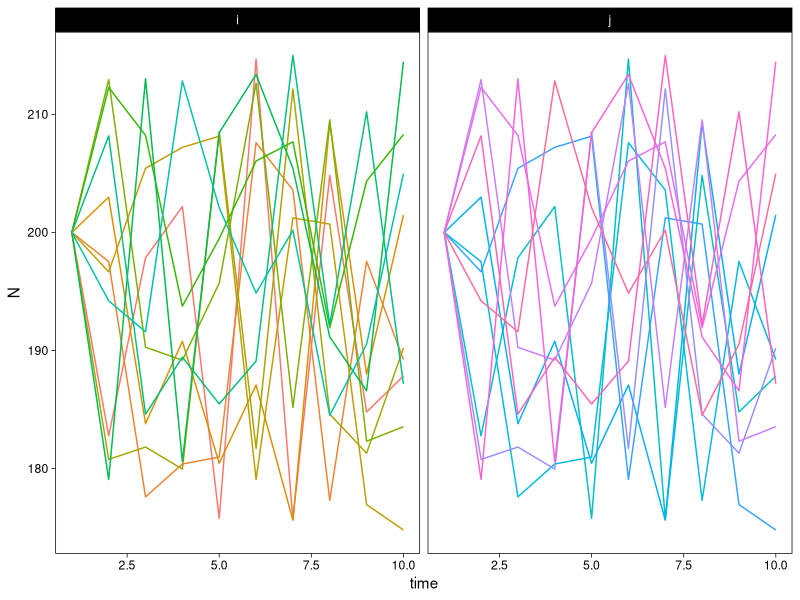

Here is the R script that generated this plot: (Note: this script raises an error after producing the figure.)
# Script to simulate population size over time for multiple paired populations 
# that are interacting together

# Interaction coefficient is constant through time
# All populations have the same "true" growth rate
# Observation error is added to the growth rate (varies randomly through time)
# Process error is added to the current population size (varies randomly thorugh time)

# load packages
require(tidyverse)
# set ggplot theme
theme_set(theme_linedraw() + theme(panel.grid = element_blank()))
# set seed for randomization
set.seed(2)

# parameters for simulation ----------------------------------------------------

# number of population pairs to generate
n_pairs = 10

# number of generations
gen = 10 

# initial population sizes
N0i = 200
N0j = 200

# growth rate
lambda_i = 0.5 # true growth rate
lambda_j = 0.5 # true growth rate
# matrix form
r = matrix(lambda_i, nrow = n_pairs, ncol = gen) 

# interaction coefficients (competition)
alpha_ij = 0
alpha_ji = 0

# carrying capacity
Ki = 190
Kj = 190

## ERROR ##

process = runif(n_pairs*gen, -N0i/10, N0i/10) # process error (environmental noise)
observation = runif(n_pairs*gen, -0.1, 0.1) # observation error

# add observation error to growth rates
r_error = r + observation
# process error (environmental noise)
proc_error = matrix(process, nrow = n_pairs, ncol = gen)

# run simulation --------------------------------------------------------------- 

# initialize matrix to store results (population sizes)
Ni <- as.matrix(rep(N0i, n_pairs))
Nj <- as.matrix(rep(N0j, n_pairs))

# Nt+1_i = Nt_i + rNt_i * ((1 - Nt_i/K_i) + alpha_ji*Nt_j/K_j
# calculate population sizes
for(t in 1:gen-1){
  
  # population i
  temp_i = Ni[t]*(1 + r_error[,t]*(1 - (Ni[t] + alpha_ij*Nj[t])/Ki)) + proc_error[,t]
  temp_i[which(temp_i < 0)] <- 0 # assign 0 to negative population sizes
  Ni <- cbind(Ni, temp_i) # append resulting population size to results vector
  
  # population j
  temp_j = Nj[t]*(1 + r_error[,t]*(1 - (Nj[t] + alpha_ji*Ni[t])/Kj)) + proc_error[,t]
  temp_j[which(temp_j < 0)] <- 0 # assign 0 to negative population sizes
  Nj <- cbind(Nj, temp_j) # append resulting population size to results vector
}

# plot results -----------------------------------------------------------------

# create vector of time values for plotting
time <- 1:gen

# function to wrangle the results into long format 
pops_long <- function(pops_df, n = n_pairs, g = gen, set_id) {
  pops_df = as.data.frame(pops_df)
  colnames(pops_df) = time
  pops_df = mutate(.data = pops_df, "popID" = paste(set_id, sprintf("pop%s", 1:n), sep = "-")) %>%
    pivot_longer(cols = 1:all_of(g), names_to = "time", values_to = "N") %>%
    separate(popID, into = c("set", "pop"), sep = "-", remove = FALSE) %>%
    mutate_at(vars(time), as.integer)
}

# bind together
N = rbind(pops_long(Ni, set_id = "i"), pops_long(Nj, set_id = "j"))

# plot
ggplot(N) +
  geom_line(aes(x = time, y = N, group = popID, col = popID)) + 
  #ylim(c(min(N$N - 10), max(N$N+10))) +
  #geom_hline(yintercept = Ki, lty = 2) +
  #geom_hline(yintercept = Kj, lty = 2) +
  facet_wrap(~ set) + 
  theme(legend.position = "none")

# save outputs -----------------------------------------------------------------
saveRDS(N, "simulations/paired_antagonistic_l.RDS")
ggsave(filename = "paired_antagonistic_N.png", path = "figures/", plot = last_plot(),
       width = 7, height = 5, units = "in")

# calculate covariation --------------------------------------------------------

N_w = cbind(t(Ni), t(Nj))

# plot covariation
png("figures/paired_antagonistic_cov.png", width = 500, height = 500)
cov(N_w) %>% heatmap(Colv = NA, Rowv = NA, 
                        col = (colorRampPalette(RColorBrewer::brewer.pal(8, "RdYlGn"))(10)),
                        main = "Covariation")
dev.off()

# plot correlation
png("figures/paired_antagonistic_cor.png", width = 500, height = 500)
cor(N_w) %>% heatmap(Colv = NA, Rowv = NA, 
                        col = (colorRampPalette(RColorBrewer::brewer.pal(8, "RdYlGn"))(10)), 
                        main = "Correlation")
dev.off()